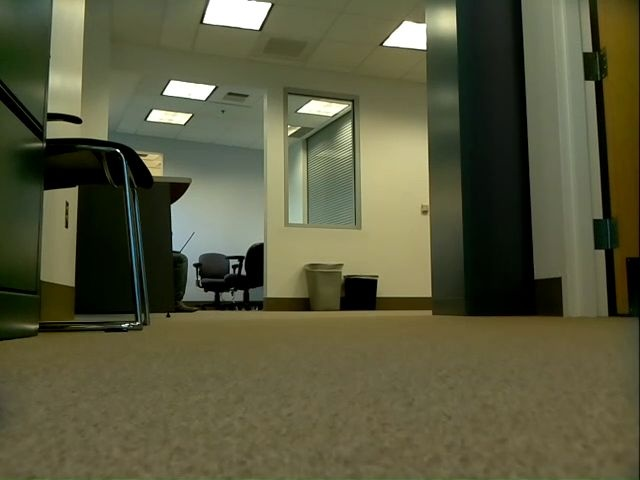
#> input picture computer_vision_examples/images/frame0000.jpg, 640 x 480 px, given in place of object.mp4, which was not available
$ python opencv_cam_shift.py
#> lines starting #> are read from the running program, lines starting #| are printed output that depends on the picture; after the words box and inside, x2 and y2 are one past the last pixel; in counts of white or black regions, pixels touching at a corner belong together; pictures that were not available may be replaced by others from this repository, and a replacement may not be noted
"""This script is openCV's implementation of cam shift from their documentation.
We have made some minor modifications to deal with errors, and to initialize the
starting positions of the objects to be tracked in our videos."""


import numpy as np
import cv2
import cv

# Set video name
video_name = 'object.mp4'

if video_name == 'ballislife.mp4':
    r,h,c,w = 130,50,355,50
elif video_name == 'object.mp4':
    r,h,c,w = 113,8,274,8

cap = cv2.VideoCapture(video_name)

# take first frame of the video
ret,frame = cap.read()
#> frame is the input picture: shape (480, 640, 3); mean B, G, R 62.6, 90, 90.2

# setup initial location of window
track_window = (c,r,w,h)

# set up the ROI for tracking
roi = frame[r:r+h, c:c+w]
hsv_roi =  cv2.cvtColor(roi, cv2.COLOR_BGR2HSV)
mask = cv2.inRange(hsv_roi, np.array((0., 60.,32.)), np.array((180.,255.,255.)))
roi_hist = cv2.calcHist([hsv_roi],[0],mask,[180],[0,180])
#> roi_hist = 180 values, max 49 at index 30, min 0 at index 0, mean 0.333
cv2.normalize(roi_hist,roi_hist,0,255,cv2.NORM_MINMAX)

# Setup the termination criteria, either 10 iteration or move by atleast 1 pt
term_crit = ( cv2.TERM_CRITERIA_EPS | cv2.TERM_CRITERIA_COUNT, 10, 1 )

while(1):
    ret ,frame = cap.read()

    if ret == True:
        hsv = cv2.cvtColor(frame, cv2.COLOR_BGR2HSV)
#> hsv: shape (480, 640, 3); mean H, S, V 35, 104.8, 93.6
        dst = cv2.calcBackProject([hsv],[0],roi_hist,[0,180],1)
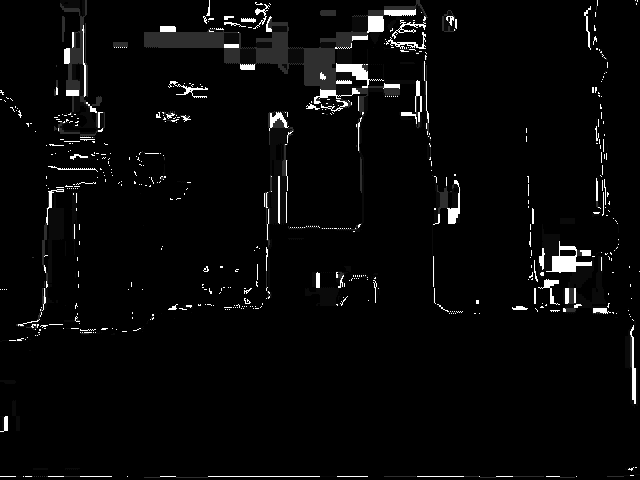
#> dst: shape (480, 640); min 0, max 255, mean 8.2

        # apply meanshift to get the new location
        ret, track_window = cv2.CamShift(dst, track_window, term_crit)
#> ret = ((277.5, 119), (17.95, 22.69), 93.13); track_window = (265, 109, 25, 20)

        # Revert to values from last iteration of loop if cam shift loses object
        if track_window == (0, 0, 0, 0):
            ret = last_ret
            track_window = last_window

        # Draw it on image
        x,y,w,h = track_window
#> x = 265; y = 109; w = 25; h = 20
        cv2.rectangle(frame, (x,y), (x+w,y+h), 255,2)
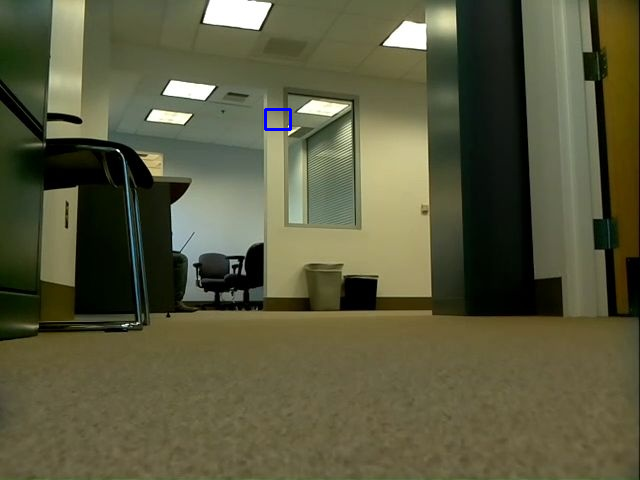
#> frame: shape (480, 640, 3); 0.09% of pixels changed, all inside (x1, y1, x2, y2) = (264, 108, 292, 131)
        cv2.imshow('frame', frame)

        k = cv2.waitKey(60) & 0xff
#> (key Esc is pressed here)
        if k == 27:
            break
        else:
            cv2.imwrite(chr(k)+".jpg", frame)

        # save previous value of ball in case cam shift loses object
        if track_window != (0, 0, 0, 0):
            last_ret = ret
            last_window = track_window

    else:
        break

cv2.destroyAllWindows()
cap.release()

$ run again, on computer_vision_examples/images/frame0001.jpg
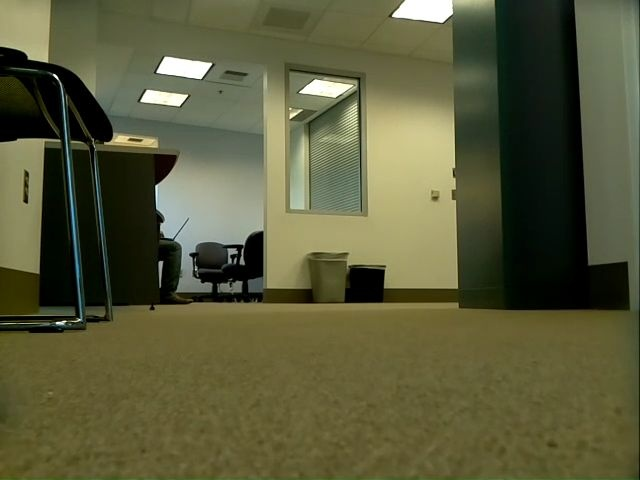
#> input picture computer_vision_examples/images/frame0001.jpg, 640 x 480 px, given in place of object.mp4, which was not available
#> frame is the input picture: shape (480, 640, 3); mean B, G, R 59.4, 90.9, 90.4
#> roi_hist = 180 values, max 40 at index 28, min 0 at index 0, mean 0.356
#> hsv: shape (480, 640, 3); mean H, S, V 36, 115.6, 93.8
#> `dst = cv2.calcBackProject([hsv],[0],roi_hist,[0,180],1)`:
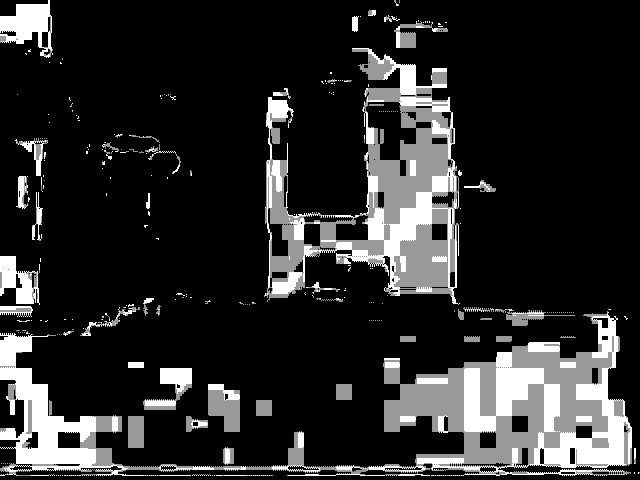
#> dst: shape (480, 640); min 0, max 255, mean 42.4
#> ret = ((277, 111), (25.27, 29.64), 37.18); track_window = (266, 98, 22, 26)
#> x = 266; y = 98; w = 22; h = 26
#> `cv2.rectangle(frame, (x,y), (x+w,y+h), 255,2)`:
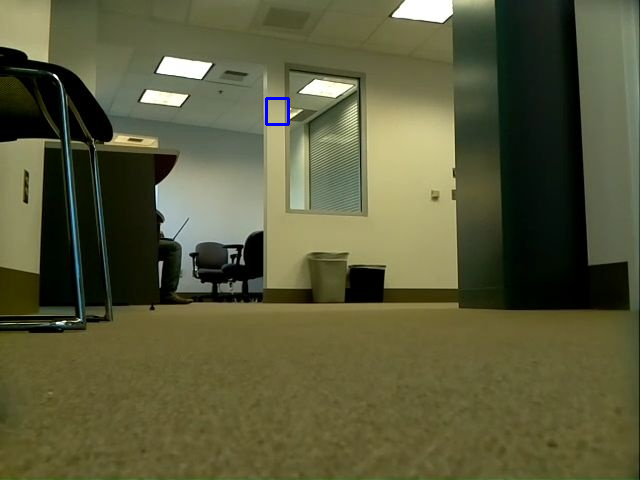
#> frame: shape (480, 640, 3); 0.09% of pixels changed, all inside (x1, y1, x2, y2) = (265, 97, 290, 126)
